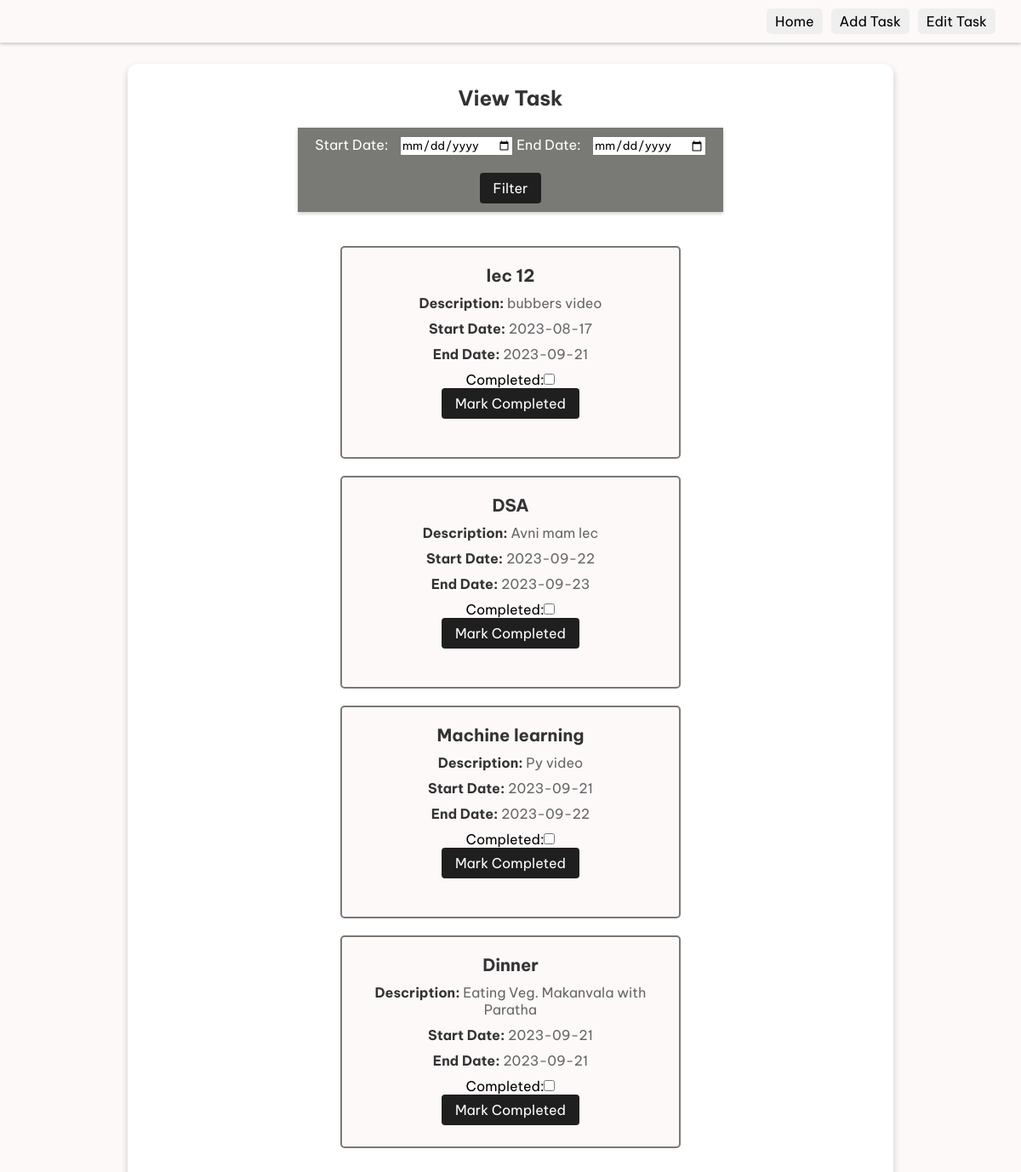
Screenshot of /view.php (signed in) with the database file from the repository.
### tables this page shows
CREATE TABLE `add_task` (
  `tsk_id` int(100) NOT NULL,
  `user_id` int(100) NOT NULL,
  `task_name` varchar(300) NOT NULL,
  `task_dis` varchar(500) NOT NULL,
  `st_date` date NOT NULL,
  `end_date` date NOT NULL
);

### view.php (the view, shortened to what this page needs)
<?php
    include("connection.php");
    $loggedInUsername = $_SESSION['username'];
    $stmt = $conn->prepare("SELECT user_id FROM users WHERE username = ?");
    $stmt->bind_param("s", $loggedInUsername);
    $stmt->execute();
    $result = $stmt->get_result();
    if ($result->num_rows === 1) {
        $row = $result->fetch_assoc();
        $user_id = $row['user_id'];
    } else {
        exit();
    }
    if (isset($_POST['filter'])) {
        $start_date = $_POST['start_date'];
        $end_date = $_POST['end_date'];
        $sql = "SELECT task_name, task_dis, st_date, end_date FROM add_task
                WHERE user_id = ? AND st_date >= ? AND end_date <= ?";
        $stmt = $conn->prepare($sql);
        $stmt->bind_param("iss", $user_id, $start_date, $end_date);
        $stmt->execute();
        $result = $stmt->get_result();
    } else {
        $sql = "SELECT task_name, task_dis, st_date, end_date FROM add_task WHERE user_id = ?";
        $stmt = $conn->prepare($sql);
        $stmt->bind_param("i", $user_id);
        $stmt->execute();
        $result = $stmt->get_result();
    }
?>
<!DOCTYPE html>
<html lang="en">
<head>
</head>
<body>
    <div class="navbar">
        <a href="home.php"><button class="btn-pink btn-project">Home</button></a>
        <a href="add.php"><button class="btn-pink btn-project">Add Task</button></a>
        <a href="edit.php"><button class="btn-pink btn-project">Edit Task</button></a>
    </div>
    <div class="container">
        <h1 class="title">View Task</h1>
        <form method="POST" action="" class="date-filter">
            <label for="start_date">Start Date:</label>
            <input type="date" id="start_date" name="start_date">
            <label for="end_date">End Date:</label>
            <input type="date" id="end_date" name="end_date"><br><br>
            <input type="submit" name="filter" value="Filter" class="filter-button">
        </form>
        <br> <br>
        <?php
        while ($row = $result->fetch_assoc()) {
            $task_name = $row["task_name"];
            $task_dis = $row["task_dis"];
            $st_date = $row["st_date"];
            $end_date = $row["end_date"];
            echo '<div class="task-card">';
            echo '<h2 class="task-title">' . $task_name . '</h2>';
            echo '<p class="task-info"><strong>Description:</strong> ' . $task_dis . '</p>';
            echo '<p class="task-info"><strong>Start Date:</strong> ' . $st_date . '</p>';
            echo '<p class="task-info"><strong>End Date:</strong> ' . $end_date . '</p>';
            echo '<form method="POST" action="">';
            echo '<label for="completed">Completed:</label>';
            echo '<input type="checkbox" id="completed" name="completed" value="' . $task_name . '">';
            echo '<br>';
            echo '<input type="submit" name="mark_completed" value="Mark Completed" class="filter-button">';
            echo '</form>';
            echo '</div>';
        }
        ?>
    </div>
</body>
</html>

### view.php (style rules this page uses)
body { font-family: Arial, sans-serif; background-color: rgb(253, 249, 249); margin: 0; padding: 0; height: 100vh; }
* { margin:0; padding:0; box-sizing: border-box; font-family: "Be Vietnam Pro", sans-serif; scroll-behavior: smooth; }
.navbar { width: 100%; display: flex; justify-content: flex-end; padding: 10px 20px; box-shadow: 0 2px 4px rgba(0, 0, 0, 0.2); }
.navbar button { border: none; border-radius: 5px; cursor: pointer; font-size: 16px; margin-right: 10px; padding: 5px 10px; transition: background-color 0.3s; }
.container { display: flex; flex-direction: column; align-items: center; justify-content: center; width: 95%; max-width: 900px; background-color: #fff; border-radius: 12px; box-shadow: 0 4px 8px rgba(0, 0, 0, 0.2); text-align: center; padding: 25px; animation: fade-in 1s ease-in-out; margin: 25px auto; }
.title { color: #333; font-size: 24px; margin-bottom: 20px; }
.task-card { align-items: center; border: 2px solid #797975; border-radius: 5px; margin-bottom: 20px; padding: 20px; background-color:rgb(253, 249, 249); transition: transform 0.3s; animation: slide-in 0.5s ease-in-out; height: 250px; max-width: 400px; width: 100%; }
.task-title { color: #333; font-size: 20px; }
.task-info { margin: 10px 0; color: #666; }
.task-info strong { color: #333; }
.date-filter { display:block; background-color:#797975; color:#fff; align-items: center; margin-bottom: 20px; margin-block-end: auto; padding: 10px 20px; box-shadow: 0 2px 4px rgba(0, 0, 0, 0.2) }
.date-filter label { margin-right: 10px; }
.filter-button { background-color: #1f1f1f; color: #fff; border:0em; border-radius: 4px; cursor: pointer; font-size: 16px; padding: 8px 16px; transition: background-color 0.3s; }

### rows the page displays
add_task: task_name "lec 12", task_dis "bubbers video", st_date "2023-08-17", end_date "2023-09-21"
add_task: task_name "DSA", task_dis "Avni mam lec", st_date "2023-09-22", end_date "2023-09-23"
add_task: task_name "Machine learning", task_dis "Py video", st_date "2023-09-21", end_date "2023-09-22"
add_task: task_name "Dinner", task_dis "Eating Veg. Makanvala with Paratha", st_date "2023-09-21", end_date "2023-09-21"
